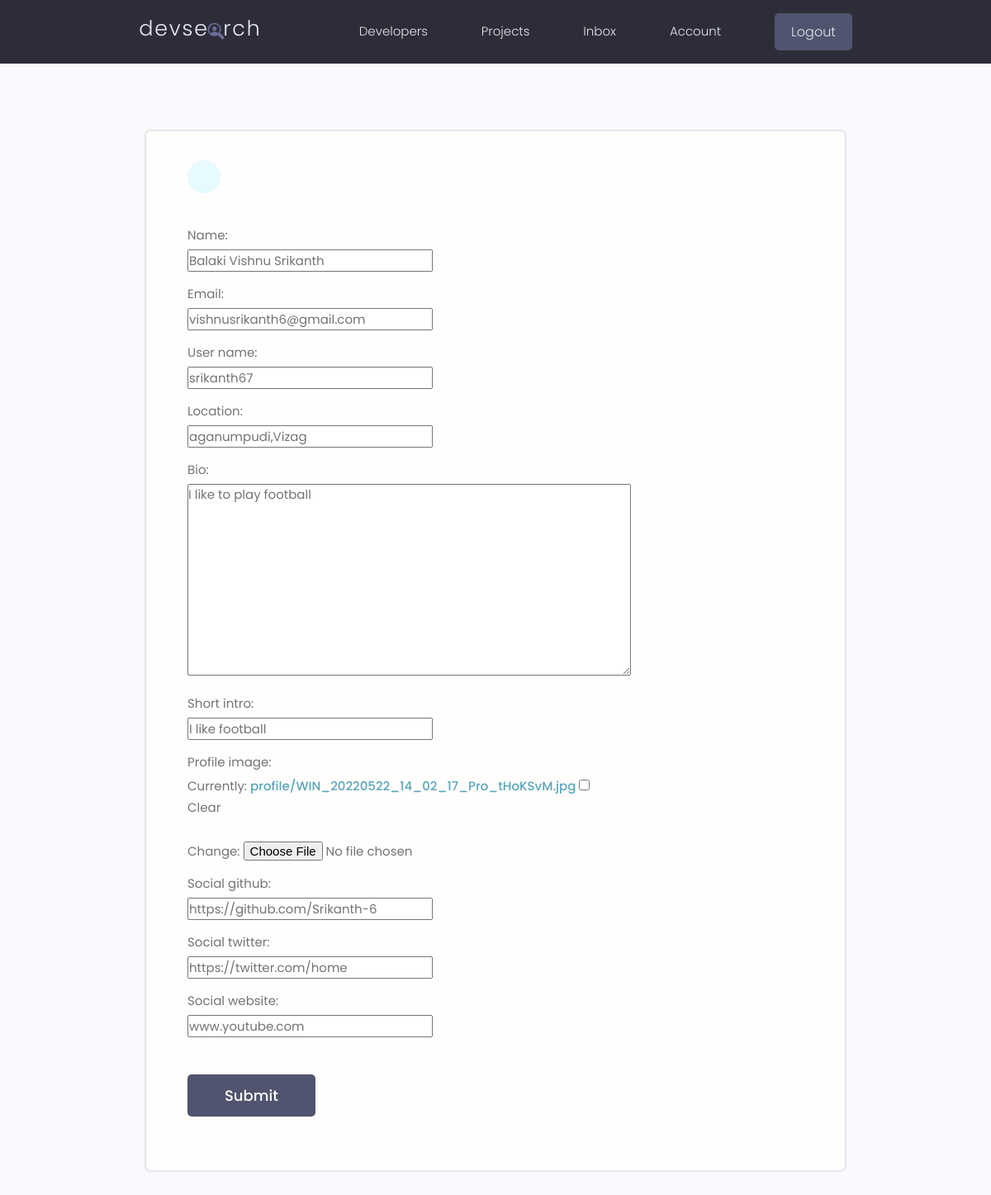
The page /edit-account/ (signed in) on the database its author committed.
### users/models.py (models this page shows, shortened)
class Profile(models.Model):
    user=models.OneToOneField(User, on_delete=models.CASCADE,null=True,blank=True)
    name=models.CharField(max_length=200,null=True,blank=True)
    email=models.EmailField(max_length=200,null=True,blank=True)
    user_name=models.CharField(max_length=200,null=True,blank=True)
    location=models.CharField(max_length=200,null=True,blank=True)
    short_intro=models.CharField(max_length=200,null=True,blank=True)
    bio=models.TextField(null=True,blank=True)
    profile_image=models.ImageField(null=True,blank=True,upload_to="profile/",default="profile/user-default.png")
    social_github=models.CharField(max_length=200,null=True,blank=True)
    social_twitter=models.CharField(max_length=200,null=True,blank=True)
    social_linkedin=models.CharField(max_length=200,null=True,blank=True)
    social_website=models.CharField(max_length=200,null=True,blank=True)
    created=models.DateTimeField(auto_now_add=True)
    id=models.UUIDField(default=uuid.uuid4,unique=True,primary_key=True,editable=False)
    class Meta:
        ordering=['created']

### users/views.py (the view)
# urls.py: path('edit-account/',views.editAccount,name='edit-account'),
@login_required(login_url='login')
def editAccount(request):
    profile=request.user.profile
    form=ProfileForm(instance=profile)
    if request.method=='POST':
        form=ProfileForm(request.POST,request.FILES,instance=profile)
        form.save()
        return redirect('account')
    context={'form':form}
    return render(request,'users/profile_form.html',context)

### users/forms.py
class ProfileForm(ModelForm):
    class Meta:
        model=Profile
        fields=['name','email','user_name',
                'location','bio','short_intro','profile_image',
                'social_github','social_twitter','social_website']

### users/templates/users/profile_form.html (shortened to what this page needs)
{% extends 'main.html' %}
{% block content %}
<main class="formPage my-xl">
    <div class="content-box">
        <div class="formWrapper">
            <a class="backButton" href="{% url 'account'  %}"></a>
            <br>
            <form class="form" action="{% url 'edit-account'  %}" method="POST" enctype="multipart/form-data">
                {% for field in form %}
                <div class="form__field">
                    <label for="formInput#text">{{field.label}}: </label>
                    {{field}}
                </div>
                {% endfor %}
                <input class="btn btn--sub btn--lg  my-md" type="submit" value="Submit" />
            </form>
        </div>
    </div>
</main>
{% endblock content %}

### static/styles/app.css (style rules this page uses)
:root { --color-sub: #2d2d39; }
.btn--sub { background-color: var(--color-sub-light); }
.content-box { width: 95%; max-width: 85rem; margin: 0 auto; }
.backButton { background: var(--color-main-light); color: var(--color-main); width: 4rem; height: 4rem; display: flex; align-items: center; justify-content: center; border-radius: 50%; }
.formPage .formWrapper { list-style: none; background: var(--color-white); padding: 3.5rem 5rem; border: 2px solid var(--color-light); border-radius: 0.7rem; }

### static/uikit/styles/modules/_variables.css (style rules this page uses)
:root { --color-main: #5aa5b9; --color-main-light: #e6faff; --color-sub: #3f4156; --color-sub-light: #51546e; --color-sub-lighter: #ededfd; --color-text: #737373; --color-gray: #8b8b8b; --color-light: #e5e7eb; --color-light-gray: #767676; --color-bg: #f8fafd; --color-white: #fffefd; --color-white-light: #f3f3f3; --color-success: #359e64; --color-success-bg: #def8e8; --color-error: #fc4b0b; --color-error-bg: #fff2ee; --font-base: 'Poppins', arial, helvetica, 'Segoe UI', roboto, ubuntu, sans-serif; --font-monospace: 'Fira Code', 'Courier New', courier, monospace; --font-regular: 300; --font-medium: 500; --font-bold: 700; --generic-shadow: 1px 1px 5px #00000010; --generic-transition: all 0.3s ease-in-out; }

### static/uikit/styles/modules/_base.css (style rules this page uses)
* { margin: 0; padding: 0; box-sizing: border-box; text-rendering: optimizeLegibility; color: inherit; font-size: inherit; }
html { font-size: 50%; }
@media only screen and (min-width: 480px) { html { font-size: 56.25%; } }
@media only screen and (min-width: 1200px) { html { font-size: 62.5%; } }
body { line-height: 1.6; font-weight: 400; font-size: 1.5rem; color: var(--color-text); background-color: var(--color-bg); min-height: 100vh; }

### static/uikit/styles/modules/_typography.css (style rules this page uses)
* { font-family: var(--font-base); }
a { padding-bottom: 2px; text-decoration: none; display: inline-block; color: var(--color-main); font-weight: var(--font-medium); }

### static/uikit/styles/modules/_utilities.css (style rules this page uses)
.my-md { margin: 3rem auto; }
.my-xl { margin: 8rem auto; }

### static/uikit/styles/modules/_button.css (style rules this page uses)
.btn { display: inline-block; position: relative; cursor: pointer; background-color: var(--color-light); font-weight: var(--font-medium); color: var(--color-sub); text-decoration: none; padding: 1rem 2rem; border-radius: 0.5rem; border: none; width: -webkit-fit-content; width: -moz-fit-content; width: fit-content; height: -webkit-fit-content; height: -moz-fit-content; height: fit-content; font-size: 1.6rem; outline-width: 0; outline-color: transparent; -webkit-backface-visibility: hidden; backface-visibility: hidden; transition: all 0.3s ease-in-out; }
.btn--sub { background-color: var(--color-sub); color: var(--color-white); }
.btn--lg { font-size: 1.8rem; padding: 1.2rem 4.5rem; }

### static/uikit/styles/modules/_form.css (style rules this page uses)
.form { display: block; }
.form__field { margin-top: 1.5rem; margin-bottom: 1.5rem; }
.form__label, .form__field > label { display: block; margin-bottom: 0.5rem; color: var(--color-text); }

### rows shown on the page
Profile: form "Balaki Vishnu Srikanth" "vishnusrikanth6@gmail.com" "srikanth67" "aganumpudi,Vizag" "I like to play football" "I like football" "https://github.com/Srikanth-6" "https://twitter.com/home" "www.youtube.com"

### other values the page prints
{{ field.label }} "Name" "Email" "User name" "Location" "Bio" "Short intro" "Profile image" "Social github" "Social twitter" "Social website"
